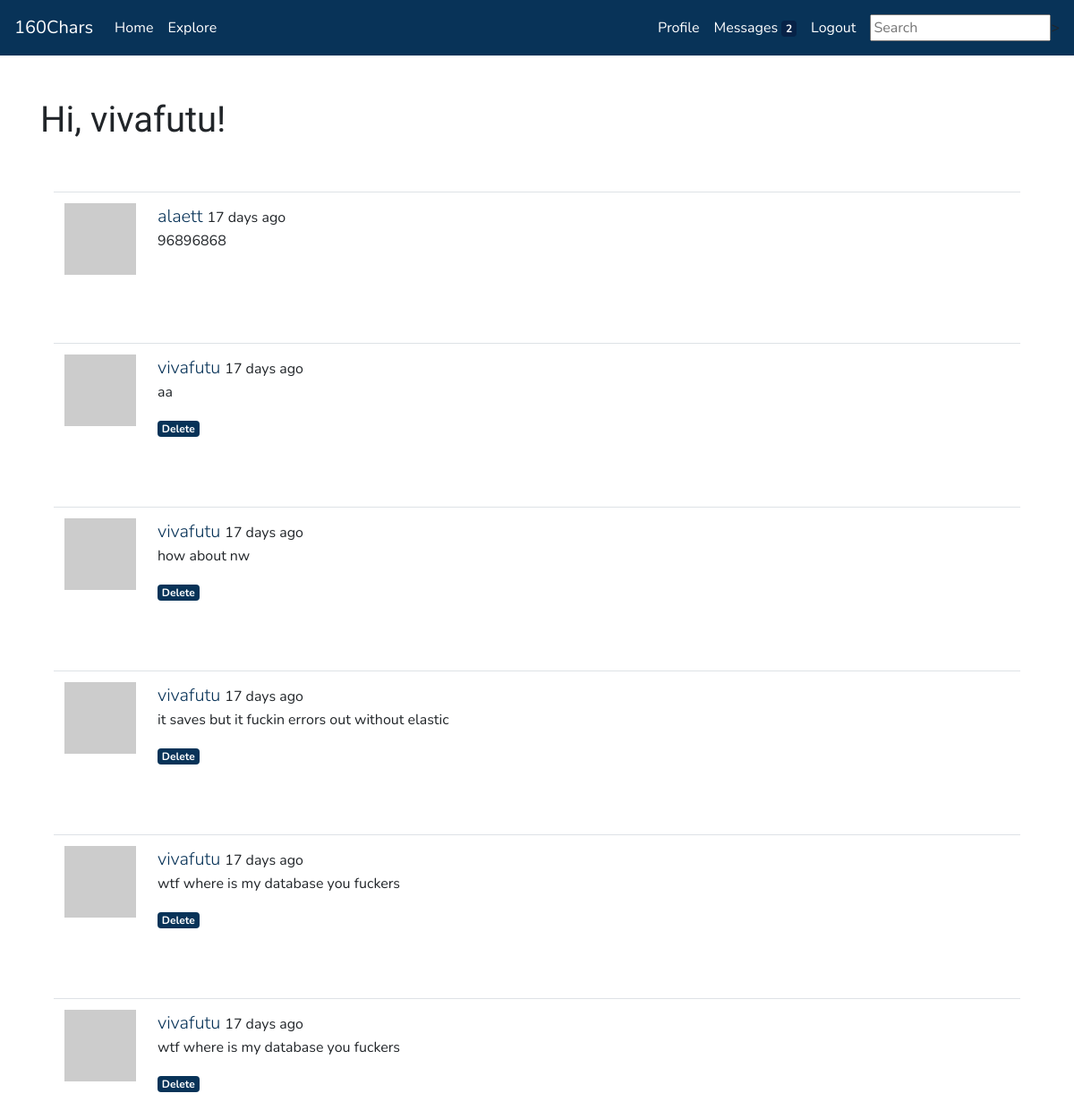
Page /explore (signed in) on the committed database.
### app/models.py (models this page shows, shortened)
class User(UserMixin, db.Model):
    id = db.Column(db.Integer, primary_key=True)
    username = db.Column(db.String(64), index=True, unique=True)
    email = db.Column(db.String(120), index=True, unique=True)
    password_hash = db.Column(db.String(128))
    posts = db.relationship('Post', backref='author', lazy='dynamic')
    about_me = db.Column(db.String(160))
    last_seen = db.Column(db.DateTime, default=datetime.utcnow)
    followed = db.relationship(
        'User', secondary=followers,
        primaryjoin=(followers.c.follower_id == id),
        secondaryjoin=(followers.c.followed_id == id),
        backref=db.backref('followers', lazy='dynamic'), lazy='dynamic')
    messages_sent = db.relationship('Message',
                                        foreign_keys='Message.sender_id',
                                        backref='author', lazy='dynamic')
    messages_received = db.relationship('Message',
                                            foreign_keys='Message.recipient_id',
                                            backref='recipient', lazy='dynamic')
    last_message_read_time = db.Column(db.DateTime)
    notifications = db.relationship('Notification', backref='user',
                                    lazy='dynamic')
    def avatar(self, size):
        digest = md5(self.email.lower().encode('utf-8')).hexdigest()
        return 'https://www.gravatar.com/avatar/{}?d=identicon&s={}'.format(
            digest, size)
    def new_messages(self):
        last_read_time = self.last_message_read_time or datetime(1900, 1, 1)
        return Message.query.filter_by(recipient=self).filter(
            Message.timestamp > last_read_time).count()

class SearchableMixin(object):
    @classmethod
    def search(cls, expression, page, per_page):
        ids, total = query_index(cls.__tablename__, expression, page, per_page)
        if total == 0:
            return cls.query.filter_by(id=0), 0
        when = []
        for i in range(len(ids)):
            when.append((ids[i], i))
        return cls.query.filter(cls.id.in_(ids)).order_by(
            db.case(when, value=cls.id)), total

class Post(SearchableMixin, db.Model):
    id = db.Column(db.Integer, primary_key=True)
    body = db.Column(db.String(160))
    timestamp = db.Column(db.DateTime, index=True, default=datetime.utcnow)
    user_id = db.Column(db.Integer, db.ForeignKey('user.id'))
    __searchable__ = ['body']

### app/main/routes.py (the view)
@bp.route('/explore')
def explore():
    page = request.args.get('page', 1, type=int)
    posts = Post.query.order_by(Post.timestamp.desc()).paginate(
        page, current_app.config['POSTS_PER_PAGE'], False)
    next_url = url_for('main.explore', page=posts.next_num) \
        if posts.has_next else None
    prev_url = url_for('main.explore', page=posts.prev_num) \
        if posts.has_prev else None
    return render_template('index.html', posts=posts.items, title='Explore',
                            next_url=next_url, prev_url=prev_url)

### app/main/forms.py
class SearchForm(FlaskForm):
    q = StringField('Search', validators=[DataRequired()])
    def __init__(self, *args, **kwargs):
        if 'formdata' not in kwargs:
            kwargs['formdata'] = request.args
        if 'csrf_enabled' not in kwargs:
            kwargs['csrf_enabled'] = False
        super(SearchForm, self).__init__(*args, **kwargs)

### app/main/routes.py (called while the page is built)
@bp.before_app_request
def before_request():
    if current_user.is_authenticated:
        current_user.last_seen = datetime.utcnow()
        db.session.commit()
        g.search_form = SearchForm()

### app/models.py (called while the page is built)
@login.user_loader
def load_user(id):
    return User.query.get(int(id))

### app/templates/index.html (shortened to what this page needs)
{% extends "base.html" %}
{% from 'bootstrap/form.html' import render_form %}
{% block content %}
    <div class="container">
        <h1>Hi, {{ current_user.username }}!</h1>
    {% for post in posts %}
        <div class="container pt-5">
            {% include '_post.html' %}
        </div>
    {% endfor %}
    </div>
{% endblock %}

### app/templates/_post.html
<table class="table table-hover">
    <tr>
        <td width="70px">
            <a href="{{ url_for('main.user', username=post.author.username) }}">
                <img src="{{ post.author.avatar(70) }}" />
            </a>
        </td>
        <td>
            <span class="user_popup">
                <a class="lead" href="{{ url_for('main.user', username=post.author.username) }}">
                    {{ post.author.username }}
                </a>
            </span>
            {{ moment(post.timestamp).fromNow() }}
            <p>{{ post.body }}</p>
            {% if post.author.username == current_user.username %}
            <a href="#"><span class="badge badge-primary">Delete</span></a>
            {% endif %}
        </td>
    </tr>
</table>

### rows in the picture
User: username "vivafutu"
Post: author.username "alaett", timestamp "17 days ago", body "96896868"
Post: author.username "vivafutu", timestamp "17 days ago", body "aa", shows "Delete"
Post: author.username "vivafutu", timestamp "17 days ago", body "how about nw", shows "Delete"
Post: author.username "vivafutu", timestamp "17 days ago", body "it saves but it fuckin errors out without elastic", shows "Delete"
Post: author.username "vivafutu", timestamp "17 days ago", body "wtf where is my database you fuckers", shows "Delete"
Post: author.username "vivafutu", timestamp "17 days ago", body "wtf where is my database you fuckers", shows "Delete"

### other values in the picture
{{ new_messages }} "2"
